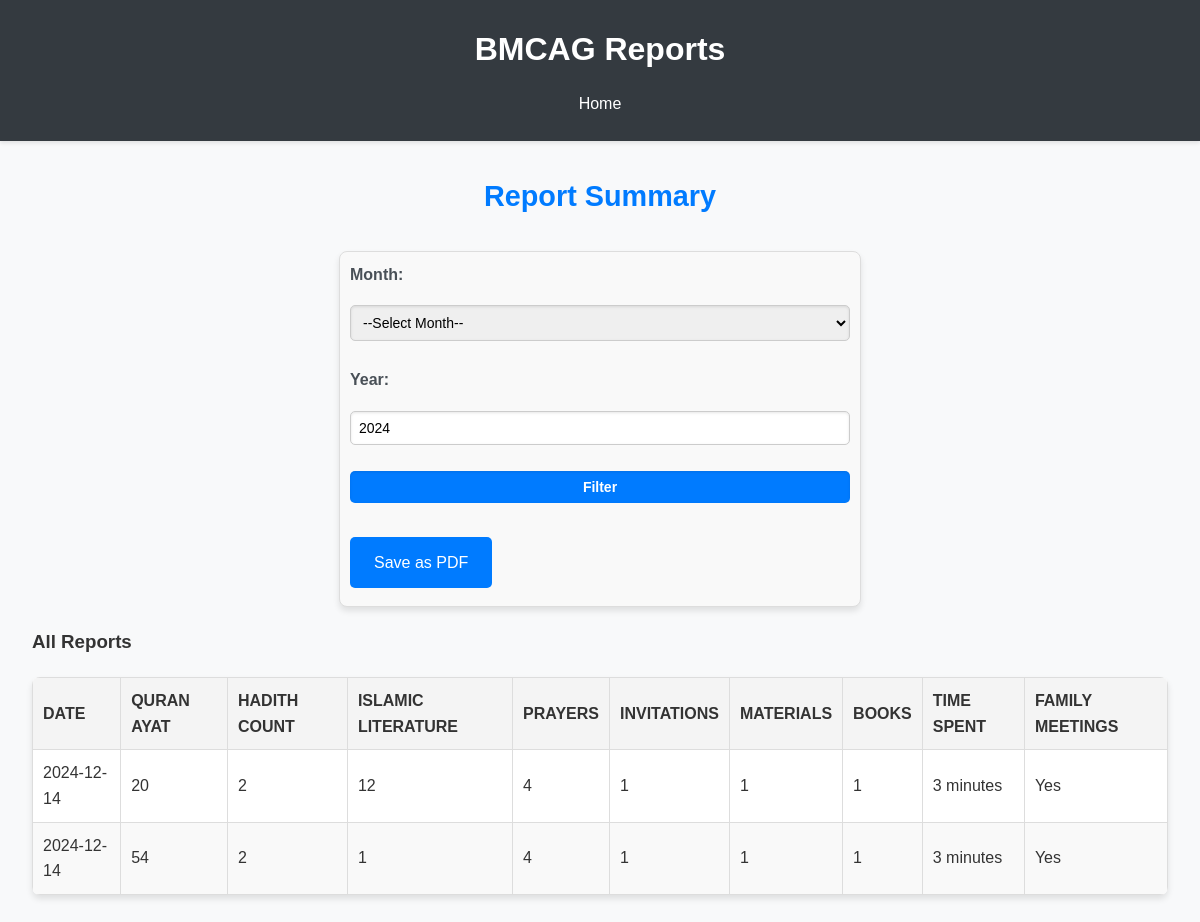
The page /personal/summary (signed in) on the database its author committed.
### app.py (models this page shows)
class Report(db.Model):
    id = db.Column(db.Integer, primary_key=True)
    user_id = db.Column(db.Integer, db.ForeignKey('user.id'), nullable=False)
    date_posted = db.Column(db.DateTime, default=datetime.utcnow)
    quran_ayat = db.Column(db.Integer, nullable=False)
    hadith_count = db.Column(db.Integer, nullable=False)
    islamic_literature = db.Column(db.String(255))
    prayers = db.Column(db.Integer, nullable=False)
    invitations = db.Column(db.Integer, nullable=False)
    invitation_materials = db.Column(db.Integer, nullable=False)
    books_distributed = db.Column(db.Integer, nullable=False)
    org_time_spent = db.Column(db.Integer, nullable=False)
    family_meetings = db.Column(db.Boolean, default=False)

### app.py (the view)
@app.route('/personal/summary', methods=['GET'])
def P_summary():
    month = request.args.get('month', type=int)
    year = request.args.get('year', type=int)
    current_year = datetime.now().year
    user_id = session.get('user_id')
    query = Report.query.filter_by(user_id=user_id)
    if month and year:
        query = query.filter(
            func.strftime("%m", Report.date_posted) == f"{month:02d}",
            func.strftime("%Y", Report.date_posted) == str(year)
        )
    reports = query.all()
    return render_template('personal/summary.html', reports=reports, month=month, year=year, current_year=current_year)

### templates/personal/summary.html (shortened to what this page needs)
{% extends "base.html" %}
{% block content %}
<h2>Report Summary</h2>
<form method="GET" action="{{ url_for('P_summary') }}" style="margin-bottom: 20px;">
    <label for="month">Month:</label>
    <select id="month" name="month" required>
        <option value="">--Select Month--</option>
    </select>
    <label for="year">Year:</label>
    <input type="number" id="year" name="year" min="2000" max="2100" value="{{ year or current_year }}" required>
    <button type="submit">Filter</button>
    {% if reports %}
    <a href="{{ url_for('P_summary_pdf', month=month, year=year) }}" class="button">Save as PDF</a>
    {% endif %}
</form>
{% if month and year %}
<h3>Showing reports for {{ ['January', 'February', 'March', 'April', 'May', 'June', 'July', 'August', 'September', 'October', 'November', 'December'][month-1] }} {{ year }}</h3>
{% else %}
<h3>All Reports</h3>
{% endif %}
{% if reports %}
<table>
    <thead>
        <tr>
            <th>Date</th>
            <th>Quran Ayat</th>
            <th>Hadith Count</th>
            <th>Islamic Literature</th>
            <th>Prayers</th>
            <th>Invitations</th>
            <th>Materials</th>
            <th>Books</th>
            <th>Time Spent</th>
            <th>Family Meetings</th>
        </tr>
    </thead>
    <tbody>
        {% for report in reports %}
        <tr>
            <td>{{ report.date_posted.strftime('%Y-%m-%d') }}</td>
            <td>{{ report.quran_ayat }}</td>
            <td>{{ report.hadith_count }}</td>
            <td>{{ report.islamic_literature or 'N/A' }}</td>
            <td>{{ report.prayers }}</td>
            <td>{{ report.invitations }}</td>
            <td>{{ report.invitation_materials }}</td>
            <td>{{ report.books_distributed }}</td>
            <td>{{ report.org_time_spent }} minutes</td>
            <td>{{ 'Yes' if report.family_meetings else 'No' }}</td>
        </tr>
        {% endfor %}
    </tbody>
</table>
{% else %}
<p>No reports available. <a href="{{ url_for('P_form') }}">Add a report</a>.</p>
{% endif %}
{% endblock %}

### templates/base.html (shortened to what this page needs)
<!DOCTYPE html>
<html lang="en">
<head>
    <link rel="stylesheet" href="{{ url_for('static', filename='styles.css') }}">
</head>
<body>
    <header>
        <h1>BMCAG Reports</h1>
        <nav>
            <a href="{{ url_for('home') }}">Home</a>
        </nav>
    </header>
    <main>
        {% block content %}{% endblock %}
    </main>
</body>
</html>

### static/styles.css (style rules this page uses)
body { font-family: 'Arial', sans-serif; margin: 0; padding: 0; background-color: #f8f9fa; color: #333; line-height: 1.6; }
header { background-color: #343a40; color: white; padding: 1.5rem; text-align: center; box-shadow: 0 2px 4px rgba(0, 0, 0, 0.1); }
header h1 { margin: 0; font-size: 2rem; }
nav { margin-top: 1rem; text-align: center; }
nav a { color: white; text-decoration: none; margin: 0 1rem; font-size: 1rem; transition: color 0.3s ease; }
main { padding: 2rem; max-width: 1200px; margin: 0 auto; }
h2 { margin-top: 0; color: #007bff; text-align: center; font-size: 1.8rem; }
.button { display: inline-block; margin: 0.5rem 0; padding: 0.8rem 1.5rem; text-decoration: none; background-color: #007bff; color: white; border-radius: 5px; border: none; font-size: 1rem; transition: background-color 0.3s ease, transform 0.2s; }
form { max-width: 500px; margin: 2rem auto; background: #ffffff; padding: 2rem; border: 1px solid #ddd; border-radius: 10px; box-shadow: 0 4px 6px rgba(0, 0, 0, 0.1); }
form label { display: block; margin-bottom: 0.5rem; font-weight: bold; color: #495057; }
form input, form select, form button { width: 100%; margin-bottom: 1rem; padding: 1rem; font-size: 1rem; border: 1px solid #ccc; border-radius: 5px; box-shadow: inset 0 1px 3px rgba(0, 0, 0, 0.1); }
form button { background-color: #007bff; color: white; border: none; font-weight: bold; cursor: pointer; transition: background-color 0.3s ease, transform 0.2s; }
table { width: 100%; border-collapse: collapse; margin: 2rem 0; font-size: 1rem; box-shadow: 0 4px 6px rgba(0, 0, 0, 0.1); background: #ffffff; border-radius: 8px; overflow: hidden; }
table th, table td { border: 1px solid #ddd; padding: 0.8rem; text-align: left; vertical-align: middle; }
table th { background-color: #f1f1f1; color: #333; font-weight: bold; text-transform: uppercase; }
table tbody tr:nth-child(even) { background-color: #f9f9f9; }
form { margin-bottom: 20px; padding: 10px; background-color: #f9f9f9; border: 1px solid #ddd; border-radius: 8px; display: flex; gap: 10px; align-items: center; flex-wrap: wrap; }
form label { font-weight: bold; }
form input, form select, form button { padding: 8px; font-size: 14px; border: 1px solid #ccc; border-radius: 5px; }
form button { background-color: #007bff; color: white; border: none; cursor: pointer; }
table { width: 100%; border-collapse: collapse; margin-top: 20px; }
table th, table td { border: 1px solid #ddd; padding: 10px; text-align: left; }
table th { background-color: #f4f4f4; font-weight: bold; }

### rows shown on the page
Report: date_posted "2024-12-14", quran_ayat "20", hadith_count "2", islamic_literature "12", prayers "4", invitations "1", invitation_materials "1", books_distributed "1", org_time_spent "3", family_meetings "Yes"
Report: date_posted "2024-12-14", quran_ayat "54", hadith_count "2", islamic_literature "1", prayers "4", invitations "1", invitation_materials "1", books_distributed "1", org_time_spent "3", family_meetings "Yes"
